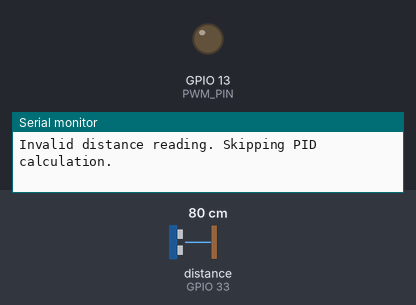
The sketch below on a simulated ESP32. Parts: output pins drawn as LEDs (lit = HIGH), the last lines printed to the serial monitor. Wiring (inferred from the names in the program): ultrasonic range finder: trigger GPIO 25; echo GPIO 33. Inputs (shaded band) come from the test bench; at power-on: distance to the obstacle (sensor on GPIO 33) 80 cm. The echo pulse lasts 58.3 µs per cm; pins used as bus, display or sensor lines are not drawn.

Above: at 1.2 s.
1.3 s: distance to the obstacle (sensor on GPIO 33) set to 23 cm
2.8 s: distance to the obstacle (sensor on GPIO 33) set to 19 cm
At 3.6 s:
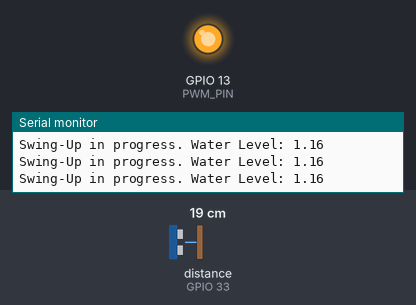
Timing chart, 0 to 5.8 s (numbered marks = the images above; inputs shaded):
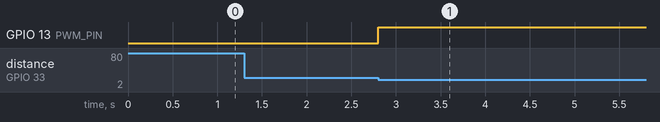

Measured:
- the behaviour switches between 21 and 20 cm on distance to the obstacle (sensor on GPIO 33) (found by bisection; images 0 and 1)
- after the input at 2.8 s, GPIO 13 (PWM_PIN): LOW → HIGH at once

The sketch:

PID_water_tank.ino
```cpp
// Pin definitions
#define trigPin  25
#define echoPin 33
#define PWM_PIN 13 // Chân GPIO sử dụng cho PWM
#define PWM_CHANNEL 0 // Kênh PWM (0 đến 15)
#define PWM_FREQ 1000 // Tần số PWM (5kHz)
#define PWM_RESOLUTION 8 // Độ phân giải PWM (8-bit, từ 0 đến 255)

// Variables
double Setpoint, Output;
double Kp = 70.0, Ki = 0.0455, Kd = 0.6;
double integral = 0;
double lastError = 0;
unsigned long previousTime = 0;
float Input;
const double tankHeight = 20.0;        // Chiều cao của bồn nước (cm)
const double startPumpingDistance = 5.0; // Khoảng cách để bắt đầu bơm (cm)
const double fullTankDistance = 8.0;   // Khoảng cách khi bồn đầy (cm)

bool swingUpDone = false;
// Biến thời gian để thay thế hàm delay
unsigned long previousMillis = 0;
const long interval = 100;  // Thời gian chờ giữa các lần thực hiện hành động (500ms)

// New constants for the range check
const double minValidDistance = tankHeight - fullTankDistance-7;
const double maxValidDistance = tankHeight;

void setup() {
  pinMode(trigPin, OUTPUT);
  pinMode(echoPin, INPUT);
  // Thiết lập kênh PWM
  ledcSetup(PWM_CHANNEL, PWM_FREQ, PWM_RESOLUTION);
  // Gắn chân GPIO vào kênh PWM
  ledcAttachPin(PWM_PIN, PWM_CHANNEL);

  Serial.begin(115200);

  Setpoint = fullTankDistance;  // Mức nước mong muốn khi bồn đầy
}

void loop() {
    unsigned long currentMillis = millis();

    // Kiểm tra nếu đã đến thời gian thực hiện hành động
    if (currentMillis - previousMillis >= interval) {
        // Cập nhật previousMillis để theo dõi khoảng thời gian
        previousMillis = currentMillis;

        // Tính toán thời gian trôi qua
        unsigned long currentTime = millis();
        double timeChange = (double)(currentTime - previousTime);

        // Đọc giá trị từ cảm biến siêu âm
        float distance = readUltrasonicDistance();

        // Check if the distance is within the desired range
        if (distance < minValidDistance || distance > maxValidDistance) {
            // Distance is outside of the valid range; ignore this reading
            Serial.println("Invalid distance reading. Skipping PID calculation.");
            return;
        }

        // Chuyển đổi khoảng cách đo được thành mức nước
        double waterLevel = tankHeight - distance;

        // Kiểm tra xem hàm swingUp đã chạy chưa
        if (!swingUpDone) {
            // Chạy hàm swingUp để đưa mực nước gần đến Setpoint
            swingUp(waterLevel, Setpoint);
            swingUpDone = true;  // Đánh dấu hàm swingUp đã hoàn tất
        }

        // Set PI input
        Input = distance;

        // Tính toán điều khiển PID
        float error = Setpoint - (tankHeight - Input);
        integral += (error * timeChange);
        integral = constrain(integral,-500,500);
        double derivative = (error - lastError) / timeChange;
        // Tính toán giá trị điều khiển (PID Output)
        Output = Kp * error + Ki * integral + Kd * derivative;

        // Ensure output stays within PWM limits
        Output = constrain(Output, 65, 255);

        // Update PWM signal
        ledcWrite(PWM_CHANNEL, Output);

        // Debugging output
        Serial.print(" Setpoint: ");
        Serial.print(Setpoint);
        Serial.print(" Error: ");
        Serial.print(error,2);
        Serial.print(" Output: ");
        Serial.println(Output);

        // Update error and time
        lastError = error;
        previousTime = currentTime;
    }
}

float readUltrasonicDistance() {
    // Gửi xung siêu âm
    digitalWrite(trigPin, LOW);
    delayMicroseconds(2);
    digitalWrite(trigPin, HIGH);
    delayMicroseconds(10);
    digitalWrite(trigPin, LOW);

    // Đo thời gian xung phản hồi
    unsigned long duration = pulseIn(echoPin, HIGH);

    // Tính toán khoảng cách theo cm
    float distance = duration * 0.034 / 2;

    // Kiểm tra xem giá trị có nằm trong phạm vi hợp lệ không
    if (distance < tankHeight - Setpoint - 2 || distance > tankHeight+2) {
        // Trả về một giá trị đặc biệt để chỉ ra rằng giá trị này không hợp lệ
        return maxValidDistance + 1;  // Một giá trị ngoài phạm vi hợp lệ
    }

    return distance;
}

// Hàm swingUp để bơm nước lên thấp hơn Setpoint 1 đơn vị
void swingUp(double currentLevel, double targetLevel) {
    while (currentLevel < (targetLevel - 1)) {
        // Bơm nước ở tốc độ tối đa để đạt đến mục tiêu
        ledcWrite(PWM_CHANNEL, 255);  // Chạy bơm ở tốc độ tối đa

        // Đọc giá trị từ cảm biến siêu âm
        float distance = readUltrasonicDistance();

        // Cập nhật mức nước hiện tại
        currentLevel = tankHeight - distance;

        // Debugging output
        Serial.print("Swing-Up in progress. Water Level: ");
        Serial.println(currentLevel);

        delay(100);  // Đợi một khoảng thời gian ngắn trước khi kiểm tra lại
    }

    // Khi đã đạt đến mục tiêu, dừng bơm tạm thời
    ledcWrite(PWM_CHANNEL, 0);
}
```
